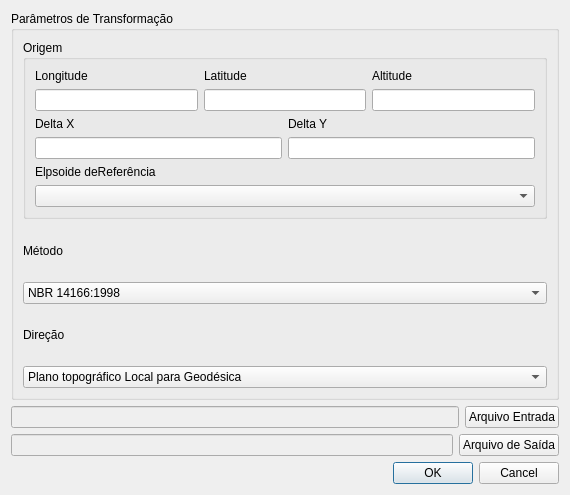
<?xml version="1.0" encoding="UTF-8"?>
<ui version="4.0">
 <class>Geo2LocalDialogBase</class>
 <widget class="QDialog" name="Geo2LocalDialogBase">
  <property name="geometry">
   <rect>
    <x>0</x>
    <y>0</y>
    <width>570</width>
    <height>495</height>
   </rect>
  </property>
  <property name="windowTitle">
   <string>Geo2Local</string>
  </property>
  <layout class="QGridLayout" name="gridLayout_3">
   <item row="0" column="0">
    <widget class="QGroupBox" name="groupBox">
     <property name="title">
      <string>Parâmetros de Transformação</string>
     </property>
     <layout class="QGridLayout" name="gridLayout_2">
      <item row="0" column="0">
       <widget class="QGroupBox" name="groupBox_2">
        <property name="title">
         <string>Origem</string>
        </property>
        <layout class="QGridLayout" name="gridLayout">
         <item row="0" column="0">
          <layout class="QHBoxLayout" name="horizontalLayout">
           <item>
            <layout class="QVBoxLayout" name="verticalLayout">
             <item>
              <widget class="QLabel" name="label">
               <property name="text">
                <string>Longitude</string>
               </property>
              </widget>
             </item>
             <item>
              <widget class="QLineEdit" name="longLineEdit">
               <property name="inputMethodHints">
                <set>Qt::ImhFormattedNumbersOnly</set>
               </property>
              </widget>
             </item>
            </layout>
           </item>
           <item>
            <layout class="QVBoxLayout" name="verticalLayout_2">
             <item>
              <widget class="QLabel" name="label_2">
               <property name="text">
                <string>Latitude</string>
               </property>
              </widget>
             </item>
             <item>
              <widget class="QLineEdit" name="latLineEdit">
               <property name="inputMethodHints">
                <set>Qt::ImhFormattedNumbersOnly</set>
               </property>
              </widget>
             </item>
            </layout>
           </item>
           <item>
            <layout class="QVBoxLayout" name="verticalLayout_3">
             <item>
              <widget class="QLabel" name="label_3">
               <property name="text">
                <string>Altitude</string>
               </property>
              </widget>
             </item>
             <item>
              <widget class="QLineEdit" name="altLineEdit">
               <property name="inputMethodHints">
                <set>Qt::ImhNone</set>
               </property>
               <property name="inputMask">
                <string/>
               </property>
              </widget>
             </item>
            </layout>
           </item>
          </layout>
         </item>
         <item row="1" column="0">
          <layout class="QHBoxLayout" name="horizontalLayout_4">
           <item>
            <layout class="QVBoxLayout" name="verticalLayout_9">
             <item>
              <widget class="QLabel" name="label_7">
               <property name="text">
                <string>Delta X</string>
               </property>
              </widget>
             </item>
             <item>
              <widget class="QLineEdit" name="xLineEdit"/>
             </item>
            </layout>
           </item>
           <item>
            <layout class="QVBoxLayout" name="verticalLayout_7">
             <item>
              <widget class="QLabel" name="label_8">
               <property name="text">
                <string>Delta Y</string>
               </property>
              </widget>
             </item>
             <item>
              <widget class="QLineEdit" name="yLineEdit"/>
             </item>
            </layout>
           </item>
          </layout>
         </item>
         <item row="2" column="0">
          <layout class="QVBoxLayout" name="verticalLayout_4">
           <item>
            <widget class="QLabel" name="label_6">
             <property name="text">
              <string>Elpsoide deReferência</string>
             </property>
            </widget>
           </item>
           <item>
            <widget class="QComboBox" name="elipsoideComboBox"/>
           </item>
          </layout>
         </item>
        </layout>
       </widget>
      </item>
      <item row="1" column="0">
       <layout class="QVBoxLayout" name="verticalLayout_5">
        <item>
         <widget class="QLabel" name="label_4">
          <property name="text">
           <string>Método</string>
          </property>
         </widget>
        </item>
        <item>
         <widget class="QComboBox" name="metodoComboBox">
          <item>
           <property name="text">
            <string>NBR 14166:1998</string>
           </property>
          </item>
          <item>
           <property name="text">
            <string>Translações e Rotações</string>
           </property>
          </item>
         </widget>
        </item>
       </layout>
      </item>
      <item row="2" column="0">
       <layout class="QVBoxLayout" name="verticalLayout_6">
        <item>
         <widget class="QLabel" name="label_5">
          <property name="text">
           <string>Direção</string>
          </property>
         </widget>
        </item>
        <item>
         <widget class="QComboBox" name="direcaoComboBox">
          <item>
           <property name="text">
            <string>Plano topográfico Local para Geodésica</string>
           </property>
          </item>
          <item>
           <property name="text">
            <string>Geodésica para Plano topográfico Local</string>
           </property>
          </item>
         </widget>
        </item>
       </layout>
      </item>
     </layout>
    </widget>
   </item>
   <item row="1" column="0">
    <layout class="QVBoxLayout" name="verticalLayout_8">
     <item>
      <layout class="QHBoxLayout" name="horizontalLayout_2">
       <item>
        <widget class="QLineEdit" name="entradaLineEdit">
         <property name="enabled">
          <bool>false</bool>
         </property>
         <property name="readOnly">
          <bool>false</bool>
         </property>
        </widget>
       </item>
       <item>
        <widget class="QPushButton" name="entradaPushButton">
         <property name="text">
          <string>Arquivo Entrada</string>
         </property>
        </widget>
       </item>
      </layout>
     </item>
     <item>
      <layout class="QHBoxLayout" name="horizontalLayout_3">
       <item>
        <widget class="QLineEdit" name="saidaLineEdit">
         <property name="enabled">
          <bool>false</bool>
         </property>
         <property name="inputMethodHints">
          <set>Qt::ImhNone</set>
         </property>
         <property name="text">
          <string/>
         </property>
        </widget>
       </item>
       <item>
        <widget class="QPushButton" name="saidaPushButton">
         <property name="text">
          <string>Arquivo de Saída</string>
         </property>
        </widget>
       </item>
      </layout>
     </item>
    </layout>
   </item>
   <item row="2" column="0">
    <widget class="QDialogButtonBox" name="button_box">
     <property name="orientation">
      <enum>Qt::Horizontal</enum>
     </property>
     <property name="standardButtons">
      <set>QDialogButtonBox::Cancel|QDialogButtonBox::Ok</set>
     </property>
    </widget>
   </item>
  </layout>
 </widget>
 <resources/>
 <connections>
  <connection>
   <sender>button_box</sender>
   <signal>accepted()</signal>
   <receiver>Geo2LocalDialogBase</receiver>
   <slot>accept()</slot>
   <hints>
    <hint type="sourcelabel">
     <x>20</x>
     <y>20</y>
    </hint>
    <hint type="destinationlabel">
     <x>20</x>
     <y>20</y>
    </hint>
   </hints>
  </connection>
  <connection>
   <sender>button_box</sender>
   <signal>rejected()</signal>
   <receiver>Geo2LocalDialogBase</receiver>
   <slot>reject()</slot>
   <hints>
    <hint type="sourcelabel">
     <x>20</x>
     <y>20</y>
    </hint>
    <hint type="destinationlabel">
     <x>20</x>
     <y>20</y>
    </hint>
   </hints>
  </connection>
 </connections>
</ui>
